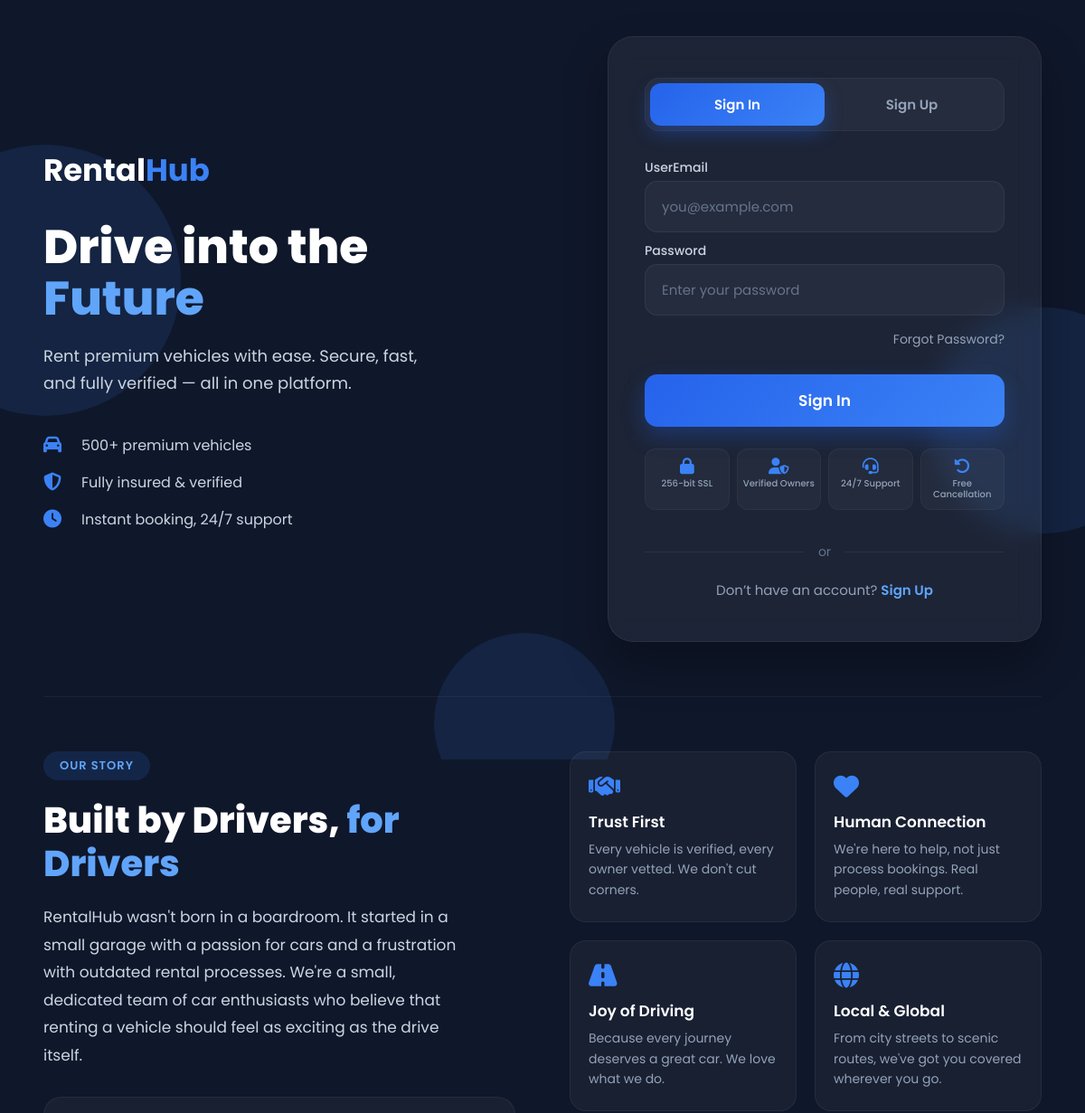
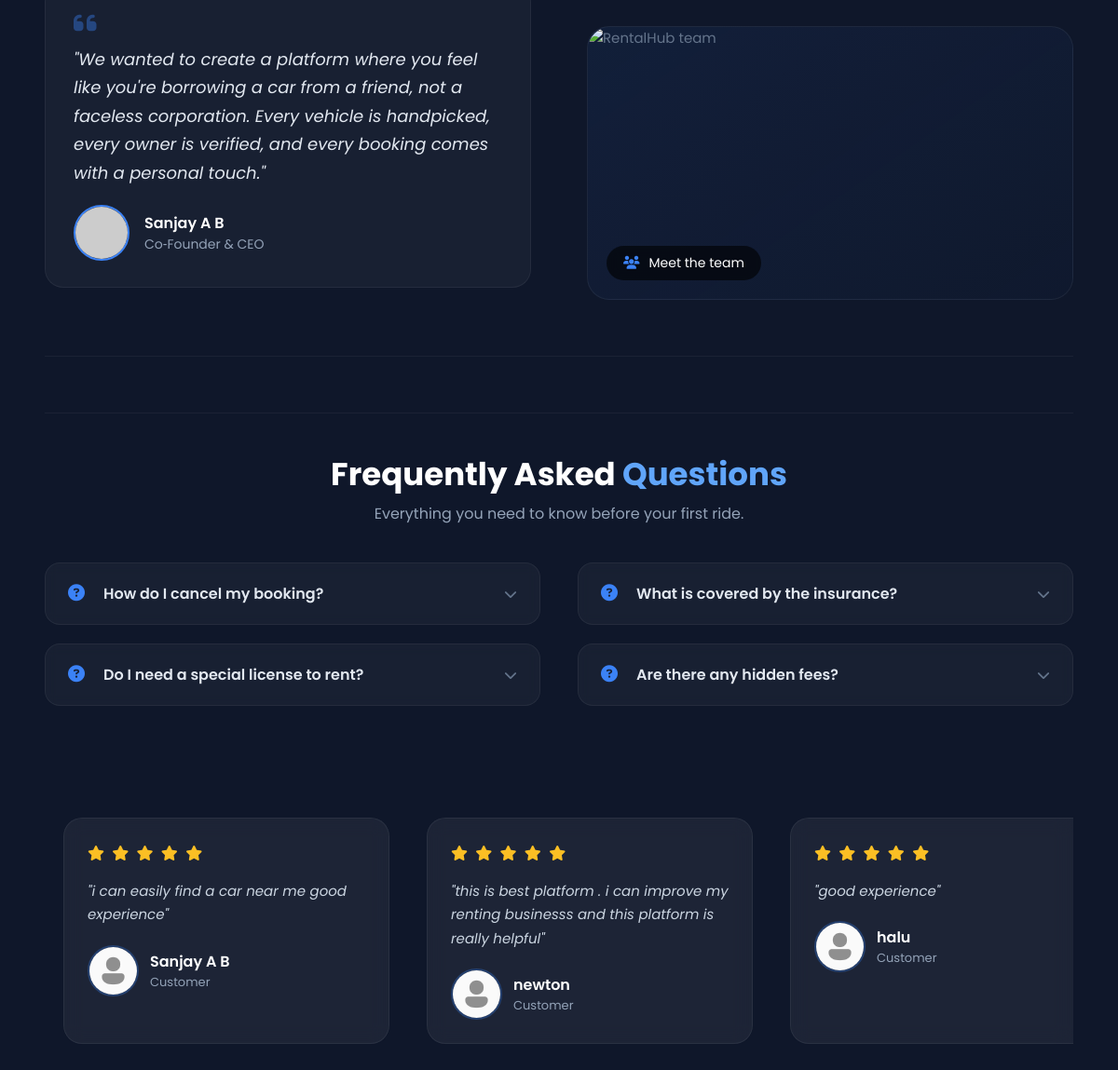
The page / on the database its author committed (2 pictures, top to bottom).
### user_app/models.py (models this page shows)
class Review(models.Model):
    user = models.ForeignKey(
        User,
        on_delete=models.CASCADE,
        null=True,
        blank=True
    )
    rating = models.IntegerField()
    comment = models.TextField()

class User(models.Model):
    name = models.CharField(max_length=100,unique=True)
    email = models.EmailField()
    def __str__(self):
        return self.name

### user_app/views.py (the view, shortened to what this page needs)
# urls.py: path('', views.profile, name='index'),
def profile(request):
    reviews = Review.objects.all().order_by('-id')
    print("Total reviews:", reviews.count())
    if 'a_id' in request.session:
        return redirect(admin_dashboard)
    return render(request, 'index.html', {
        'reviews': reviews
    })

### templates/index.html (shortened to what this page needs)
{% load static %}
<!doctype html>
<html lang="en">
<head>
    <link rel="stylesheet" href="https://cdnjs.cloudflare.com/ajax/libs/font-awesome/6.5.1/css/all.min.css" />
</head>
<body>
    <div class="bg-animation">
        <div class="circle"></div>
        <div class="circle"></div>
        <div class="circle"></div>
    </div>
    <div class="auth-container">
        <div class="auth-branding">
            <div class="logo">Rental<span>Hub</span></div>
            <h1>Drive into the<br /><span>Future</span></h1>
            <p>
                Rent premium vehicles with ease. Secure, fast, and fully verified —
                all in one platform.
            </p>
            <div class="branding-features">
                <div class="feature-item">
                    <i class="fa-solid fa-car"></i>
                    <span>500+ premium vehicles</span>
                </div>
                <div class="feature-item">
                    <i class="fa-solid fa-shield-alt"></i>
                    <span>Fully insured & verified</span>
                </div>
                <div class="feature-item">
                    <i class="fa-solid fa-clock"></i>
                    <span>Instant booking, 24/7 support</span>
                </div>
            </div>
        </div>
        <div class="auth-card">
            <div class="auth-toggle">
                <button class="active" id="toggle-signin">Sign In</button>
                <button id="toggle-signup">Sign Up</button>
            </div>
            <form class="auth-form" id="signin-form" method="POST" action="log">
                <div class="form-group">
                    <label>UserEmail</label>
                    <input type="text" name="email" placeholder="you@example.com" required />
                </div>
                <div class="form-group">
                    <label>Password</label>
                    <input type="password" name="password" placeholder="Enter your password" required />
                </div>
                <a href="forgot-password" class="forgot-link">Forgot Password?</a>
                <button type="submit" class="auth-btn">Sign In</button>
                <div class="trust-badges">
                    <div class="trust-item">
                        <i class="fa-solid fa-lock"></i>
                        <span>256-bit SSL</span>
                    </div>
                    <div class="trust-item">
                        <i class="fa-solid fa-user-shield"></i>
                        <span>Verified Owners</span>
                    </div>
                    <div class="trust-item">
                        <i class="fa-solid fa-headset"></i>
                        <span>24/7 Support</span>
                    </div>
                    <div class="trust-item">
                        <i class="fa-solid fa-rotate-left"></i>
                        <span>Free Cancellation</span>
                    </div>
                </div>
                <div class="auth-divider">or</div>
                <p class="auth-footer-text">
                    Don’t have an account?
                    <a href="" id="switch-to-signup">Sign Up</a>
                </p>
            </form>
        </div>
    </div>
    <section class="about-section">
        <div class="about-grid">
            <div class="about-content">
                <span class="about-tag">Our Story</span>
                <h2>Built by Drivers, <span>for Drivers</span></h2>
                <p class="about-subtitle">
                    RentalHub wasn't born in a boardroom. It started in a small garage with a passion for cars and a frustration with outdated rental processes. We're a small, dedicated team of car enthusiasts who believe that renting a vehicle should feel as exciting as the drive itself.
                </p>
                <div class="founder-quote">
                    <i class="fa-solid fa-quote-left"></i>
                    <blockquote>"We wanted to create a platform where you feel like you're borrowing a car from a friend, not a faceless corporation. Every vehicle is handpicked, every owner is verified, and every booking comes with a personal touch."</blockquote>
                    <div class="founder">
                        <img src="https://ui-avatars.com/api/?name=Sanjay+A+B&background=3b82f6&color=fff&size=60" alt="Sanjay A B" />
                        <div>
                            <div class="name">Sanjay A B</div>
                            <div class="role">Co‑Founder &amp; CEO</div>
                        </div>
                    </div>
                </div>
            </div>
            <div class="about-visual">
                <div class="values-grid">
                    <div class="value-item">
                        <i class="fa-solid fa-handshake"></i>
                        <h4>Trust First</h4>
                        <p>Every vehicle is verified, every owner vetted. We don't cut corners.</p>
                    </div>
                    <div class="value-item">
                        <i class="fa-solid fa-heart"></i>
                        <h4>Human Connection</h4>
                        <p>We're here to help, not just process bookings. Real people, real support.</p>
                    </div>
                    <div class="value-item">
                        <i class="fa-solid fa-road"></i>
                        <h4>Joy of Driving</h4>
                        <p>Because every journey deserves a great car. We love what we do.</p>
                    </div>
                    <div class="value-item">
                        <i class="fa-solid fa-globe"></i>
                        <h4>Local &amp; Global</h4>
                        <p>From city streets to scenic routes, we've got you covered wherever you go.</p>
                    </div>
                </div>
                <div class="team-photo">
                    <img src="https://images.unsplash.com/photo-1522071820081-009f0129c71c?w=800&h=450&fit=crop&crop=center" alt="RentalHub team" />
                    <div class="team-label">
                        <i class="fa-solid fa-users"></i> Meet the team
                    </div>
                </div>
            </div>
        </div>
    </section>
    <section class="faq-section">
        <div class="faq-header">
            <h2>Frequently Asked <span>Questions</span></h2>
            <p>Everything you need to know before your first ride.</p>
        </div>
        <div class="faq-grid">
            <details class="faq-item">
                <summary><i class="fa-solid fa-circle-question"></i> How do I cancel my booking?</summary>
            </details>
            <details class="faq-item">
                <summary><i class="fa-solid fa-circle-question"></i> What is covered by the insurance?</summary>
            </details>
            <details class="faq-item">
                <summary><i class="fa-solid fa-circle-question"></i> Do I need a special license to rent?</summary>
            </details>
            <details class="faq-item">
                <summary><i class="fa-solid fa-circle-question"></i> Are there any hidden fees?</summary>
            </details>
        </div>
    </section>
    <div class="review-slider">
        <div class="review-track">
            {% for review in reviews %}
            <div class="review-card">
                <div class="review-stars">
                    {% for i in "12345" %} {% if forloop.counter <= review.rating %}
                    <i class="fa-solid fa-star"></i>
                    {% endif %} {% endfor %}
                </div>
                <blockquote>"{{ review.comment }}"</blockquote>
                <div class="review-author">
                    <img src="{% static 'images/person1.png' %}" alt="User" />
                    <div>
                        <div class="name">{{ review.user }}</div>
                        <div class="role">Customer</div>
                    </div>
                </div>
            </div>
            {% endfor %}
        </div>
    </div>
</body>
</html>

### rows shown on the page
Review: rating 5 (drawn), comment "i can easily find a car near me good experience", user "Sanjay A B"
Review: rating 5 (drawn), comment "this is best platform . i can improve my renting businesss and this platform is really helpful", user "newton"
Review: rating 5 (drawn), comment "good experience", user "halu"
